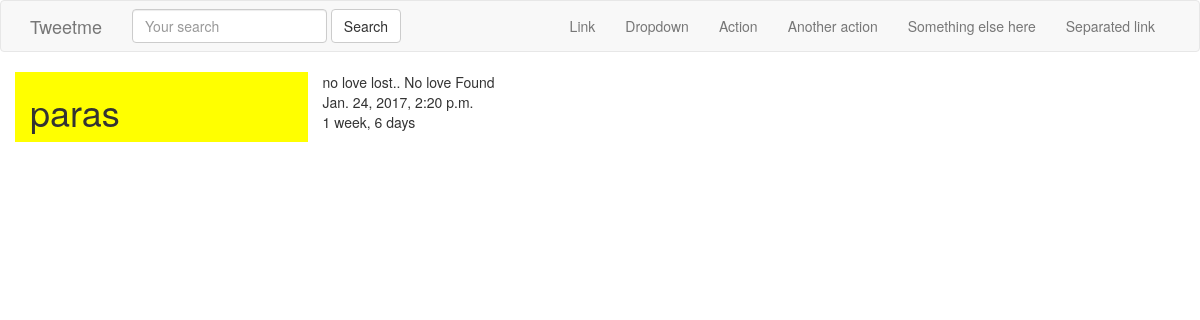
/tweet/10/, run on the app's committed database.
### tweets/models.py (models this page shows, shortened)
class Tweet(models.Model):
    user = models.ForeignKey(settings.AUTH_USER_MODEL, default=1)
    content = models.CharField(max_length=140, validators=[validate_content])
    timestamp = models.DateTimeField(auto_now_add=True)
    updated = models.DateTimeField(auto_now=True)

### tweets/views.py (the view)
# urls.py: url(r'^(?P<pk>\d+)/$', TweetDetailView.as_view() , name='detail'),
class TweetDetailView(DetailView):
    queryset = Tweet.objects.all()

### tweets/templates/tweets/tweet_detail.html (shortened to what this page needs)
{% extends 'tweets/base.html' %}
{% block content %}
<div class="row">
<div class="col-sm-3 col-xs-12" style="background-color:yellow;">
    <h1>{{ object.user }}</h1>
</div>
    <div class="col-sm-9 col-xs-12">
{{ object.content }}</br>
{{ object.timestamp }}</br>
{{ object.timestamp|timesince }}
    </div>
    </div>
{% endblock content %}

### data on the page
Tweet: user "paras", content "no love lost.. No love Found", timestamp "Jan. 24, 2017, 2:20 p.m.", timestamp "1 week, 6 days"
